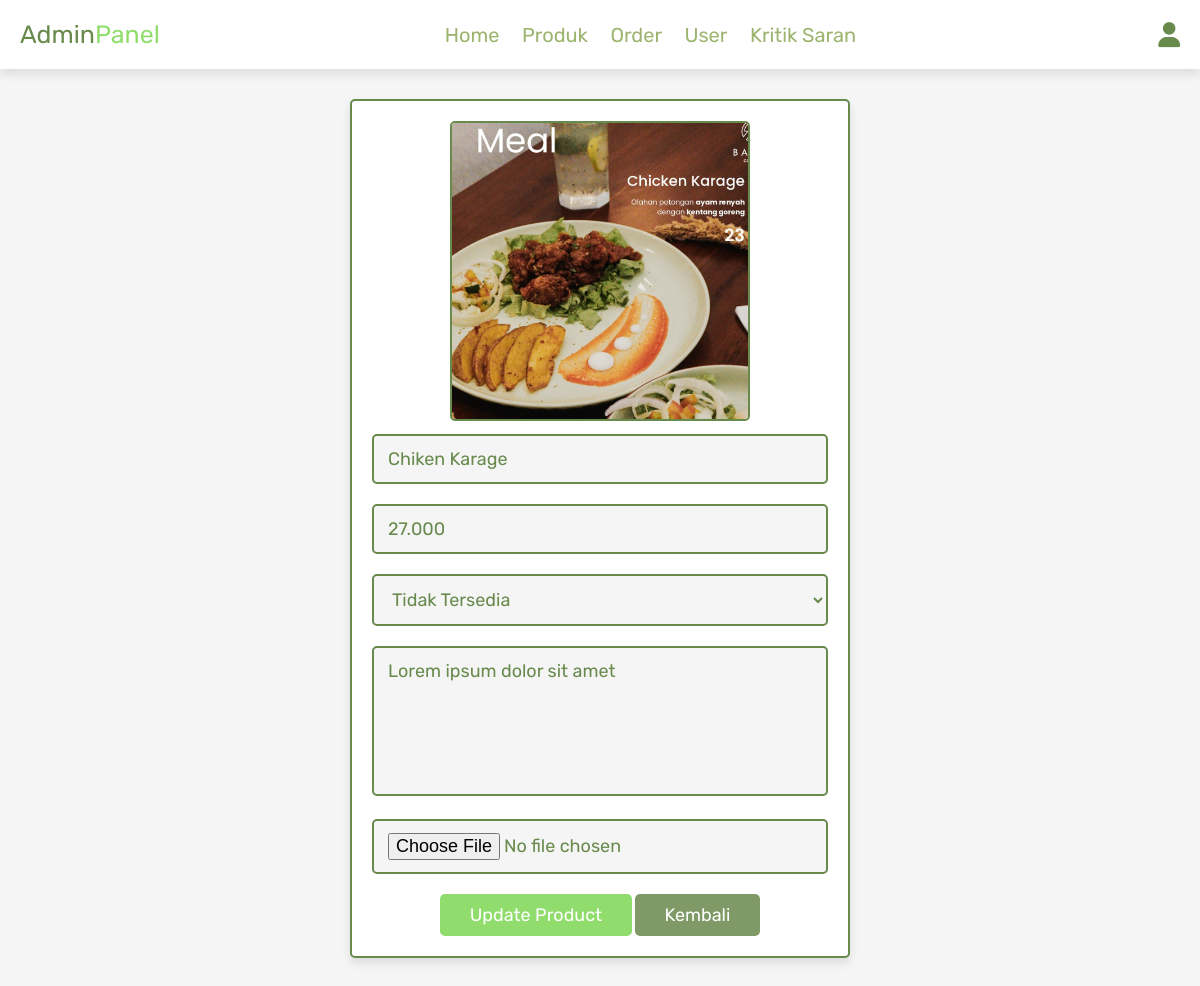
The app's page /admin_update_product.php?update=15 (signed in) with its own data.
### tables this page shows
CREATE TABLE `products` (
  `id` int(100) NOT NULL,
  `name` varchar(100) NOT NULL,
  `details` varchar(500) NOT NULL,
  `price` decimal(10,3) NOT NULL,
  `image` varchar(100) NOT NULL,
  `status` enum('available','unavailable') NOT NULL DEFAULT 'available'
);

### admin_update_product.php (the view, shortened to what this page needs)
<?php
@include 'config.php';
?>
<!DOCTYPE html>
<html lang="en">
<head>
   <link rel="stylesheet" href="https://cdnjs.cloudflare.com/ajax/libs/font-awesome/6.0.0/css/all.min.css">
   <link rel="stylesheet" href="css/admin_style.css">
</head>
<body>
<?php @include 'admin_header.php'; ?>
<section class="update-product">
<?php
   $update_id = $_GET['update'];
   $select_products = mysqli_query($conn, "SELECT * FROM `products` WHERE id = '$update_id'") or die('query failed');
   if(mysqli_num_rows($select_products) > 0){
      while($fetch_products = mysqli_fetch_assoc($select_products)){
?>
<form action="" method="post" enctype="multipart/form-data">
   <img src="uploaded_img/<?php echo $fetch_products['image']; ?>" class="image"  alt="">
   <input type="text" class="box" value="<?php echo $fetch_products['name']; ?>" required placeholder="update product name" name="name">
   <input type="number" min="0" class="box" value="<?php echo $fetch_products['price']; ?>" required placeholder="update product price" name="price">
   <select name="status" class="box" id="">
    <option value="unavailable" <?= $fetch_products['status'] == 'unavailable' ? 'selected':'' ?>>Tidak Tersedia</option>
   </select>
   <textarea name="details" class="box" required placeholder="update product details" cols="30" rows="10"><?php echo $fetch_products['details']; ?></textarea>
   <input type="file" accept="image/jpg, image/jpeg, image/png" class="box" name="image">
   <input type="submit" value="update product" name="update_product" class="btn">
   <a href="admin_products.php" class="option-btn">kembali</a>
</form>
<?php
      }
   }else{
      echo '<p class="kosong">tidak ada pembaruan produk pilih</p>';
   }
?>
</section>
</body>
</html>

### css/admin_style.css (style rules this page uses)
:root { --pink:#90dd6d; --red:#000000; --orange:#7f9967; --black:rgb(104, 138, 76); --white:#fff; --light-color:rgb(156, 180, 110); --light-white:#ccc; --light-bg:#f5f5f5; --border:.2rem solid var(--black); --box-shadow:0 .5rem 1rem rgba(0,0,0,.1); }
* { font-family: 'Rubik', sans-serif; margin:0; padding:0; box-sizing: border-box; outline: none; border:none; text-decoration: none; transition:all .2s linear; }
html { font-size: 62.5%; overflow-x: hidden; scroll-behavior: smooth; scroll-padding-top: 6.5rem; }
body { background: var(--light-bg); }
section { padding:3rem 2rem; }
.btn, .delete-btn, .option-btn { display: inline-block; border-radius: .5rem; margin-top: 1rem; font-size: 1.8rem; color:var(--white); cursor: pointer; padding:1rem 3rem; text-transform: capitalize; }
.btn { background-color: var(--pink); }
.option-btn { background-color: var(--orange); }
.update-product form { max-width: 50rem; border-radius: .5rem; background-color: var(--white); border:var(--border); padding:2rem; text-align: center; margin:0 auto; box-shadow: var(--box-shadow); }
.update-product form .box { width: 100%; margin:1rem 0; font-size: 1.8rem; color:var(--black); border-radius: .5rem; background-color: var(--light-bg); padding:1.2rem 1.4rem; border:var(--border); }
.update-product form textarea { height: 15rem; resize: none; }
.update-product .image { height: 30rem; border:var(--border); border-radius: .5rem; }

### records on screen
products: image (picture), name "Chiken Karage", price "27.000", status "Tidak Tersedia", details "Lorem ipsum dolor sit amet"
